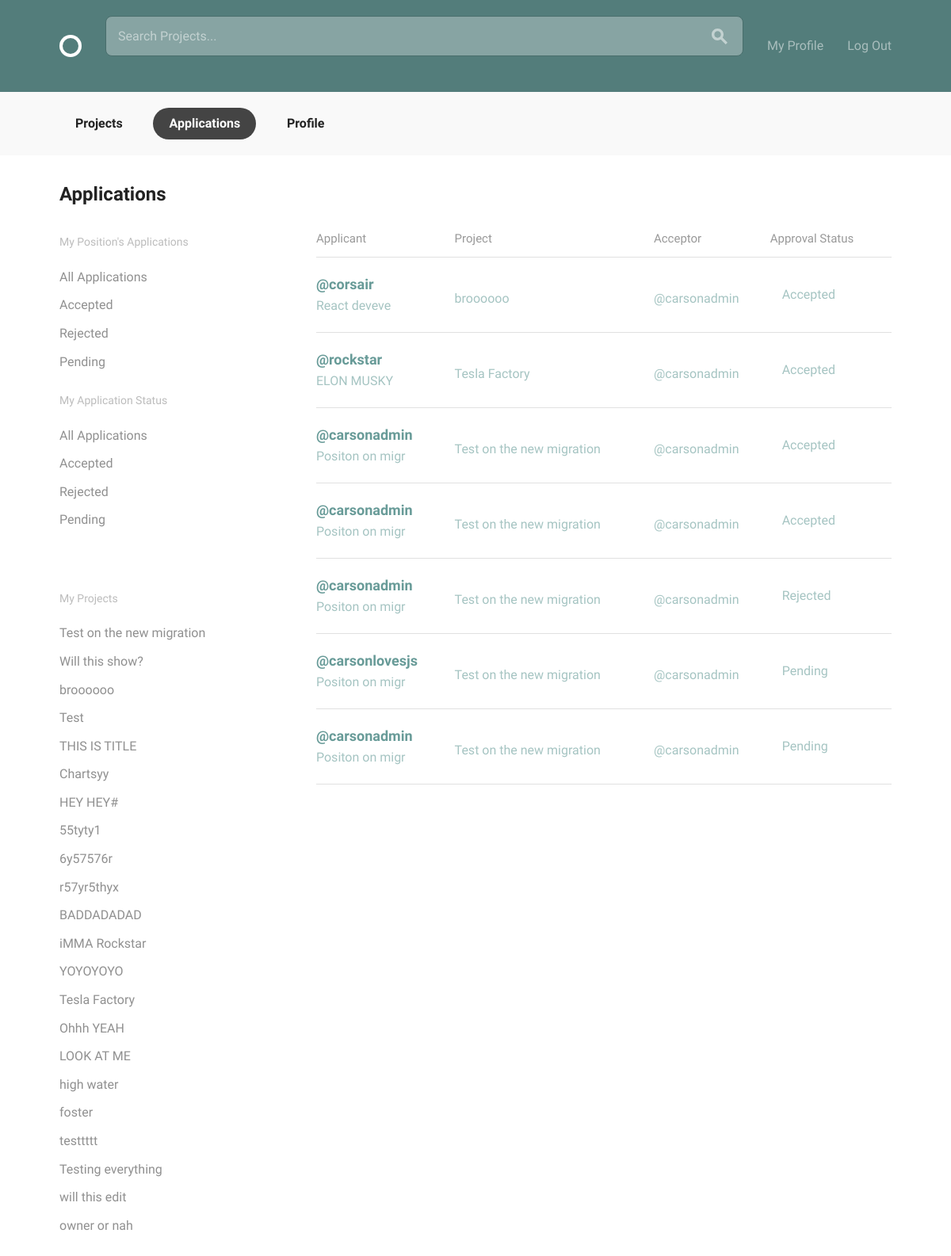
/projects/applications/ (signed in, upper part), run on an earlier commit of the app's database.
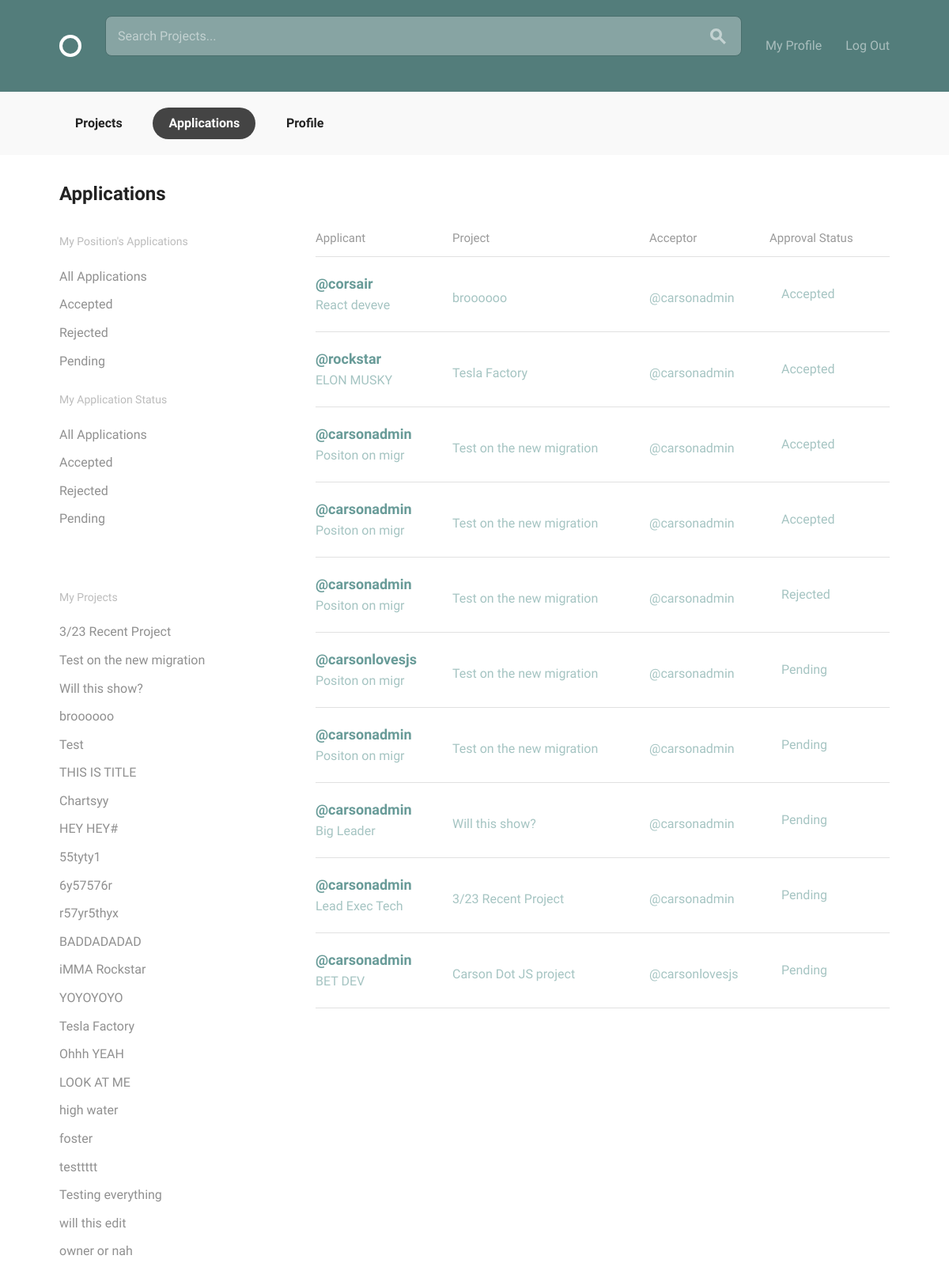
And on a later commit of the database.
### projects/models.py (models this page shows, shortened)
class Project(models.Model):
    owner = models.ForeignKey(settings.AUTH_USER_MODEL, on_delete=models.CASCADE, null=True)
    title = models.CharField(max_length=30)
    slug = models.SlugField(null=True)
    description = models.CharField(max_length=150)
    timeline = models.CharField(max_length=30)
    requirements = models.CharField(max_length=150)
    date_created = models.DateTimeField(default=timezone.now)
    positions = models.ManyToManyField('Position', related_name="projects", default=None)
    count = models.IntegerField(null=True, default=0)
    class Meta:
        ordering = ['-date_created']
    def __str__(self):
        return self.title

class Application(models.Model):
    ACCEPTED = 'A'
    REJECTED = 'R'
    PENDING = 'P'
    OPEN = 'O'
    STATUS_CHOICES = [
        (ACCEPTED, 'Accepted'),
        (REJECTED, 'Rejected'),
        (PENDING, 'Pending'),
        (OPEN, 'Open'),
    ]
    application_status = models.CharField(max_length=1, choices=STATUS_CHOICES, default='O')
    acceptor = models.ForeignKey(settings.AUTH_USER_MODEL, on_delete=models.CASCADE, related_name="acceptor", null=True)
    applicant = models.ForeignKey(settings.AUTH_USER_MODEL, on_delete=models.CASCADE, related_name="applicant", null=True)
    position = models.ForeignKey(Position, on_delete=models.CASCADE, null=True)
    project = models.ForeignKey(Project, on_delete=models.CASCADE, null=True)

class Position(models.Model):
    project_master = models.ForeignKey(Project, on_delete=models.CASCADE, related_name="position_set", null=True)
    position_title = models.CharField(max_length=15)
    position_description = models.CharField(max_length=150)
    skills = models.ManyToManyField('accounts.Skill')
    class Meta:
        ordering = ['position_title']
    def __str__(self):
        return self.position_title

### accounts/models.py (models this page shows, shortened)
class User(AbstractBaseUser, PermissionsMixin):
    email = models.EmailField(unique=True)
    username = models.CharField(max_length=15, unique=True)
    date_joined = models.DateTimeField(default=timezone.now)
    is_active = models.BooleanField(default=True)
    is_staff = models.BooleanField(default=False)
    display_name = models.CharField(max_length=25, default="")
    avatar = models.ImageField(upload_to='profile_avatar', blank=True, default="default_avatar.png")
    bio = models.CharField(max_length=140, blank=True, default="")
    skills = models.ManyToManyField('Skill', related_name="users")
    objects = UserManager()
    USERNAME_FIELD = "email"
    REQUIRED_FIELDS = ["display_name", "username"]
    def __str__(self):
        return "@{}".format(self.username)

### projects/views.py (the view)
# urls.py: path('applications/', login_required(views.ApplicationListView.as_view()), name='applications_list'),
class ApplicationListView(ListView):
    model = Application
    template_name = "applications.html"
    def get_queryset(self):
        app_status = self.request.GET.get('application_status','P')
        applicant = self.request.user.id
        app_list =Application.objects.filter(applicant__id=applicant, application_status=app_status)
        return app_list
    def get_context_data(self, **kwargs):
        context = super().get_context_data(**kwargs)
        context['now'] = timezone.now()
        context['projects_list'] = Project.objects.filter(owner=self.request.user)
        context['positions_list'] = Position.objects.filter(projects__owner=self.request.user)
        context['application_list'] = Application.objects.filter(Q(applicant=self.request.user) | Q(project__owner=self.request.user) | Q(acceptor=self.request.user))
        return context

### projects/templates/applications.html (shortened to what this page needs)
{% extends 'layout.html' %}
{% block body_content %}
  <body>
    <div class="circle--actions--bar">
      <nav class="bounds">
        <ul class="circle--pill--list">
          <li><a href="{% url 'projects:projects' %}">Projects</a></li>
          <li><a class="selected" href="{% url 'projects:applications_list' %}">Applications</a></li>
          <li><a href="{% url 'accounts:profile' %}">Profile</a></li>
        </ul>
      </nav>
    </div>
    <div class="bounds circle--page">
      <div class="circle--page--header grid-100">
        <h2>Applications</h2>
      </div>
      <div class="grid-25">
        <div class="circle--filter circle--secondary--module">
          <h4>My Position's Applications</h4>
          <ul class="circle--filter--list">
            <li><a href="{% url 'projects:applications_list' %}">All Applications</a></li>
            <li><a href="{{ request.path }}?application_status=A ">Accepted</a></li>
            <li><a href="{{ request.path }}?application_status=R ">Rejected</a></li>
            <li><a href="{{ request.path }}?application_status=P ">Pending</a></li>
          </ul>
          <h4>My Application Status</h4>
          <ul class="circle--filter--list">
            <li><a href="{% url 'projects:applications_list' %}">All Applications</a></li>
            <li><a href="{{ request.path }}?application_status=A ">Accepted</a></li>
            <li><a href="{{ request.path }}?application_status=R ">Rejected</a></li>
            <li><a href="{{ request.path }}?application_status=P ">Pending</a></li>
          </ul>
        </div>
        <div class="circle--filter circle--secondary--module">
          <h4>My Projects</h4>
          <ul class="circle--filter--list">
            {% for project in projects_list %}
            <li><a>{{ project }}</a></li>
            {% endfor %}
          </ul>
        </div>
      </div>
      <div class="grid-70 grid-push-5">
        <table class="u-full-width circle--table">
          <thead>
            <tr>
              <th>Applicant</th>
              <th class="circle--cell--right">Project</th>
              <th class="circle--cell--right">Acceptor</th>
              <th class="circle--cell--right">Approval Status</th>
            </tr>
          </thead>
          <tbody>
            {% for application in application_list %}
            <tr class="clickable-row" data-href="profile.html">
              <td>
                <h3>{{ application.applicant }}</h3>
                <p>{{ application.position }}</p>
              </td>
              <td class="circle--cell--right">
                <p>{{ application.project }}</p>
              </td>
              <td class="circle--cell--right">
                <p>{{ application.project.owner }}</p>
              </td>
              {% if application.application_status == 'P' %}
                {% if application.project.owner == self.request.user %}
                  <td class="circle--cell--right">
                    <ul class="circle--pill--list">
                      <li><a href="{% url 'projects:application_accept' %}?application_id={{application.id}}">Accept</a></li>
                      <li><a href="{% url 'projects:application_reject' %}?application_id={{application.id}}">Reject</a></li>
                    </ul>
                  </td>
                {% else %}
                  <td class="circle--cell--right">
                    <ul class="circle--pill--list">
                      <li>Pending</a></li>
                    </ul>
                  </td>
                {% endif %}
              {% endif %}
              {% if application.application_status == 'A' %}
              <td class="circle--cell--right">
                <ul class="circle--pill--list">
                  <li>Accepted</a></li>
                </ul>
              </td>
              {% endif %}
              {% if application.application_status == 'R' %}
              <td class="circle--cell--right">
                <ul class="circle--pill--list">
                  <li>Rejected</a></li>
                </ul>
              </td>
              {% endif %}
            </tr>
            {% endfor %}
          </tbody>
        </table>
      </div>
    </div>
  </body>
{% endblock %}

### templates/layout.html (shortened to what this page needs)
{% load static %}
<!DOCTYPE html>
<html lang="en">
<head>
  <link rel="stylesheet" href="{% static 'css/global.css' %}">
</head>
<body>
    <header class="circle--header">
      <div class="bounds">
        <div class="circle--fluid">
          <div class="circle--fluid--cell">
            <h1 class="hide-text circle--logo"><a class="logo" href="{% url 'projects:projects' %}">Circle</a></h1>
          </div>
          <div class="circle--fluid--cell circle--fluid--primary">
            <div class="circle--search">
              <form method="GET" action="{% url 'projects:search'%}">
                <input type="text" name="q" value="{{request.GET.q}}" placeholder="Search Projects..." />
              </form>
              <button>
              </button>
            </div>
          </div>
          <div class="circle--fluid--cell circle--fluid--secondary">
            <nav>
              <ul class="circle--inline">
                {% if user.is_authenticated %}
                <li><a href="{% url 'accounts:profile' %}">My Profile</a></li>
                <li><a href="{% url 'logout' %}">Log Out</a></li>
                {% else %}
                <li><a href="{% url 'accounts:signup' %}">Sign Up</a></li>
                <li><a href="{% url 'login' %}">Log In</a></li>
                {% endif %}
              </ul>
            </nav>
          </div>
        </div>
      </div>
    </header>
    <div class="wrapper {% block wrapper_class %}{% endblock %}">
        {% block body_content %}{% endblock %}
    </div>
</body>
</html>

What changed in the data, as far as the page shows it:
added Project: title "3/23 Recent Project"
added Application: applicant "@carsonadmin", position "Big Leader", project "Will this show?", project.owner "@carsonadmin", application_status "Pending"
added Application: applicant "@carsonadmin", position "Lead Exec Tech", project "3/23 Recent Project", project.owner "@carsonadmin", application_status "Pending"
added Application: applicant "@carsonadmin", position "BET DEV", project "Carson Dot JS project", project.owner "@carsonlovesjs", application_status "Pending"
